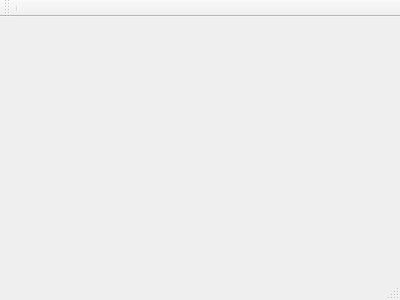
<?xml version="1.0" encoding="UTF-8"?>
<ui version="4.0">
 <class>MainWindow</class>
 <widget class="QMainWindow" name="MainWindow">
  <property name="geometry">
   <rect>
    <x>0</x>
    <y>0</y>
    <width>400</width>
    <height>300</height>
   </rect>
  </property>
  <property name="windowTitle">
   <string>MainWindow</string>
  </property>
  <widget class="QWidget" name="centralWidget"/>
  <widget class="QMenuBar" name="menuBar">
   <property name="geometry">
    <rect>
     <x>0</x>
     <y>0</y>
     <width>400</width>
     <height>20</height>
    </rect>
   </property>
  </widget>
  <widget class="QToolBar" name="mainToolBar">
   <attribute name="toolBarArea">
    <enum>TopToolBarArea</enum>
   </attribute>
   <attribute name="toolBarBreak">
    <bool>true</bool>
   </attribute>
   <addaction name="separator"/>
  </widget>
  <widget class="QStatusBar" name="statusBar"/>
 </widget>
 <layoutdefault spacing="6" margin="11"/>
 <resources/>
 <connections/>
</ui>
